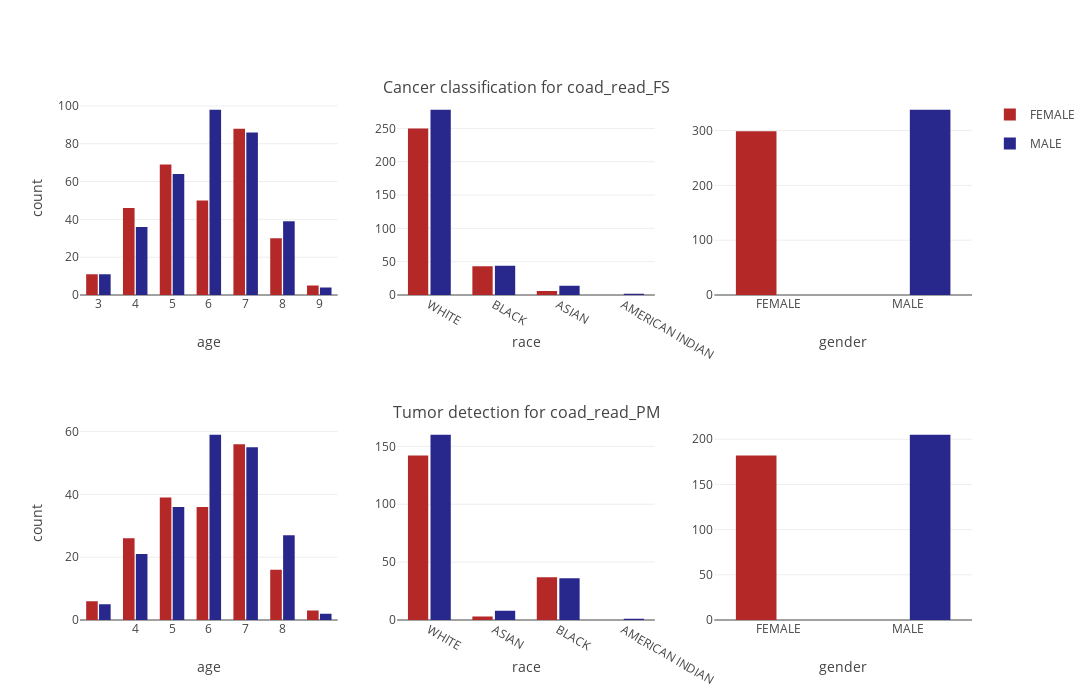

Notebook source saved alongside this figure:
### Code cell
# Initialization of the plot
fig = make_subplots(rows = 2, cols = 3,
                    subplot_titles=('',  f'Cancer classification for {c1}', '', '', f'Tumor detection for {c2}', ''))

# Traces
trace1_1 = px.histogram(ref1, x = 'age_', color = 'gender_',
                        color_discrete_sequence = ['rgb(180, 40, 40)', 'rgb(40, 40, 140)']).update_traces(showlegend = False).update_xaxes()
trace1_2 = px.histogram(ref1, x = 'race_str', color = 'gender_str',
                        color_discrete_sequence = ['rgb(180, 40, 40)', 'rgb(40, 40, 140)']).update_traces(showlegend = False)
trace1_3 = px.histogram(ref1, x='gender_str', color='gender_str',
                        color_discrete_sequence = ['rgb(180, 40, 40)', 'rgb(40, 40, 140)'])
trace2_1 = px.histogram(ref2, x = 'age_str', color = 'gender_str',
                        color_discrete_sequence = ['rgb(180, 40, 40)', 'rgb(40, 40, 140)']).update_traces(showlegend = False)
trace2_2 = px.histogram(ref2, x = 'race_str', color = 'gender_str',
                        color_discrete_sequence = ['rgb(180, 40, 40)', 'rgb(40, 40, 140)']).update_traces(showlegend = False)
trace2_3 = px.histogram(ref2, x='gender_str', color='gender_str',
                        color_discrete_sequence = ['rgb(180, 40, 40)', 'rgb(40, 40, 140)']).update_traces(showlegend = False)

# Update the figure
for t in range(len(trace1_1['data'])): fig.add_trace(trace1_1['data'][t], row = 1, col = 1)
for t in range(len(trace1_2['data'])): fig.add_trace(trace1_2['data'][t], row = 1, col = 2)
for t in range(len(trace1_3['data'])): fig.add_trace(trace1_3['data'][t], row = 1, col = 3)
for t in range(len(trace2_1['data'])): fig.add_trace(trace2_1['data'][t], row = 2, col = 1)
for t in range(len(trace2_2['data'])): fig.add_trace(trace2_2['data'][t], row = 2, col = 2)
for t in range(len(trace2_3['data'])): fig.add_trace(trace2_3['data'][t], row = 2, col = 3)
fig['layout']['xaxis']['title']='age'
fig['layout']['yaxis']['title']='count'
fig['layout']['xaxis2']['title']='race'
fig['layout']['xaxis3']['title']='gender'
fig['layout']['xaxis4']['title']='age'
fig['layout']['yaxis4']['title']='count'
fig['layout']['xaxis5']['title']='race'
fig['layout']['xaxis6']['title']='gender'
fig.update_layout(height = 700, width = 1100, template = 'none',
                  xaxis1 = dict(tickvals=[2, 3, 4, 5, 6, 7, 8, 9]),
                  xaxis4 = dict(tickvals=[4, 5, 6, 7, 8]))
fig.update_layout(barmode = 'group', bargap = 0.3, bargroupgap = 0.1)
fig.update_coloraxes(showscale=False)
fig.write_image("images/eda_2.eps")
fig.show()

### Figure 1 — Plotly figure (JSON) as saved in the notebook; plotly's stock layout.template omitted (floating-point values rounded to 4 significant figures; data arrays with more than 128 entries replaced by an {"elided": "..."} marker saying what was removed)
{"data": [{"alignmentgroup": "True", "bingroup": "x", "hovertemplate": "gender_=0<br>age_=%{x}<br>count=%{y}<extra></extra>", "legendgroup": "0", "marker": {"color": "rgb(180, 40, 40)", "pattern": {"shape": ""}}, "name": "0", "offsetgroup": "0", "orientation": "v", "showlegend": false, "type": "histogram", "x": {"elided": "299 str values"}, "xaxis": "x", "yaxis": "y"}, {"alignmentgroup": "True", "bingroup": "x", "hovertemplate": "gender_=1<br>age_=%{x}<br>count=%{y}<extra></extra>", "legendgroup": "1", "marker": {"color": "rgb(40, 40, 140)", "pattern": {"shape": ""}}, "name": "1", "offsetgroup": "1", "orientation": "v", "showlegend": false, "type": "histogram", "x": {"elided": "338 str values"}, "xaxis": "x", "yaxis": "y"}, {"alignmentgroup": "True", "bingroup": "x", "hovertemplate": "gender_str=FEMALE<br>race_str=%{x}<br>count=%{y}<extra></extra>", "legendgroup": "FEMALE", "marker": {"color": "rgb(180, 40, 40)", "pattern": {"shape": ""}}, "name": "FEMALE", "offsetgroup": "FEMALE", "orientation": "v", "showlegend": false, "type": "histogram", "x": {"elided": "299 str values"}, "xaxis": "x2", "yaxis": "y2"}, {"alignmentgroup": "True", "bingroup": "x", "hovertemplate": "gender_str=MALE<br>race_str=%{x}<br>count=%{y}<extra></extra>", "legendgroup": "MALE", "marker": {"color": "rgb(40, 40, 140)", "pattern": {"shape": ""}}, "name": "MALE", "offsetgroup": "MALE", "orientation": "v", "showlegend": false, "type": "histogram", "x": {"elided": "338 str values"}, "xaxis": "x2", "yaxis": "y2"}, {"alignmentgroup": "True", "bingroup": "x", "hovertemplate": "gender_str=%{x}<br>count=%{y}<extra></extra>", "legendgroup": "FEMALE", "marker": {"color": "rgb(180, 40, 40)", "pattern": {"shape": ""}}, "name": "FEMALE", "offsetgroup": "FEMALE", "orientation": "v", "showlegend": true, "type": "histogram", "x": {"elided": "299 str values"}, "xaxis": "x3", "yaxis": "y3"}, {"alignmentgroup": "True", "bingroup": "x", "hovertemplate": "gender_str=%{x}<br>count=%{y}<extra></extra>", "legendgroup": "MALE", "marker": {"color": "rgb(40, 40, 140)", "pattern": {"shape": ""}}, "name": "MALE", "offsetgroup": "MALE", "orientation": "v", "showlegend": true, "type": "histogram", "x": {"elided": "338 str values"}, "xaxis": "x3", "yaxis": "y3"}, {"alignmentgroup": "True", "bingroup": "x", "hovertemplate": "gender_str=FEMALE<br>age_str=%{x}<br>count=%{y}<extra></extra>", "legendgroup": "FEMALE", "marker": {"color": "rgb(180, 40, 40)", "pattern": {"shape": ""}}, "name": "FEMALE", "offsetgroup": "FEMALE", "orientation": "v", "showlegend": false, "type": "histogram", "x": {"elided": "182 str values"}, "xaxis": "x4", "yaxis": "y4"}, {"alignmentgroup": "True", "bingroup": "x", "hovertemplate": "gender_str=MALE<br>age_str=%{x}<br>count=%{y}<extra></extra>", "legendgroup": "MALE", "marker": {"color": "rgb(40, 40, 140)", "pattern": {"shape": ""}}, "name": "MALE", "offsetgroup": "MALE", "orientation": "v", "showlegend": false, "type": "histogram", "x": {"elided": "205 str values"}, "xaxis": "x4", "yaxis": "y4"}, {"alignmentgroup": "True", "bingroup": "x", "hovertemplate": "gender_str=FEMALE<br>race_str=%{x}<br>count=%{y}<extra></extra>", "legendgroup": "FEMALE", "marker": {"color": "rgb(180, 40, 40)", "pattern": {"shape": ""}}, "name": "FEMALE", "offsetgroup": "FEMALE", "orientation": "v", "showlegend": false, "type": "histogram", "x": {"elided": "182 str values"}, "xaxis": "x5", "yaxis": "y5"}, {"alignmentgroup": "True", "bingroup": "x", "hovertemplate": "gender_str=MALE<br>race_str=%{x}<br>count=%{y}<extra></extra>", "legendgroup": "MALE", "marker": {"color": "rgb(40, 40, 140)", "pattern": {"shape": ""}}, "name": "MALE", "offsetgroup": "MALE", "orientation": "v", "showlegend": false, "type": "histogram", "x": {"elided": "205 str values"}, "xaxis": "x5", "yaxis": "y5"}, {"alignmentgroup": "True", "bingroup": "x", "hovertemplate": "gender_str=%{x}<br>count=%{y}<extra></extra>", "legendgroup": "FEMALE", "marker": {"color": "rgb(180, 40, 40)", "pattern": {"shape": ""}}, "name": "FEMALE", "offsetgroup": "FEMALE", "orientation": "v", "showlegend": false, "type": "histogram", "x": {"elided": "182 str values"}, "xaxis": "x6", "yaxis": "y6"}, {"alignmentgroup": "True", "bingroup": "x", "hovertemplate": "gender_str=%{x}<br>count=%{y}<extra></extra>", "legendgroup": "MALE", "marker": {"color": "rgb(40, 40, 140)", "pattern": {"shape": ""}}, "name": "MALE", "offsetgroup": "MALE", "orientation": "v", "showlegend": false, "type": "histogram", "x": {"elided": "205 str values"}, "xaxis": "x6", "yaxis": "y6"}], "layout": {"annotations": [{"font": {"size": 16}, "showarrow": false, "text": "Cancer classification for coad_read_FS", "x": 0.5, "xanchor": "center", "xref": "paper", "y": 1, "yanchor": "bottom", "yref": "paper"}, {"font": {"size": 16}, "showarrow": false, "text": "Tumor detection for coad_read_PM", "x": 0.5, "xanchor": "center", "xref": "paper", "y": 0.375, "yanchor": "bottom", "yref": "paper"}], "bargap": 0.3, "bargroupgap": 0.1, "barmode": "group", "coloraxis": {"showscale": false}, "height": 700, "width": 1100, "xaxis": {"anchor": "y", "domain": [0, 0.2889], "tickvals": [2, 3, 4, 5, 6, 7, 8, 9], "title": {"text": "age"}}, "xaxis2": {"anchor": "y2", "domain": [0.3556, 0.6444], "title": {"text": "race"}}, "xaxis3": {"anchor": "y3", "domain": [0.7111, 1], "title": {"text": "gender"}}, "xaxis4": {"anchor": "y4", "domain": [0, 0.2889], "tickvals": [4, 5, 6, 7, 8], "title": {"text": "age"}}, "xaxis5": {"anchor": "y5", "domain": [0.3556, 0.6444], "title": {"text": "race"}}, "xaxis6": {"anchor": "y6", "domain": [0.7111, 1], "title": {"text": "gender"}}, "yaxis": {"anchor": "x", "domain": [0.625, 1], "title": {"text": "count"}}, "yaxis2": {"anchor": "x2", "domain": [0.625, 1]}, "yaxis3": {"anchor": "x3", "domain": [0.625, 1]}, "yaxis4": {"anchor": "x4", "domain": [0, 0.375], "title": {"text": "count"}}, "yaxis5": {"anchor": "x5", "domain": [0, 0.375]}, "yaxis6": {"anchor": "x6", "domain": [0, 0.375]}}}
